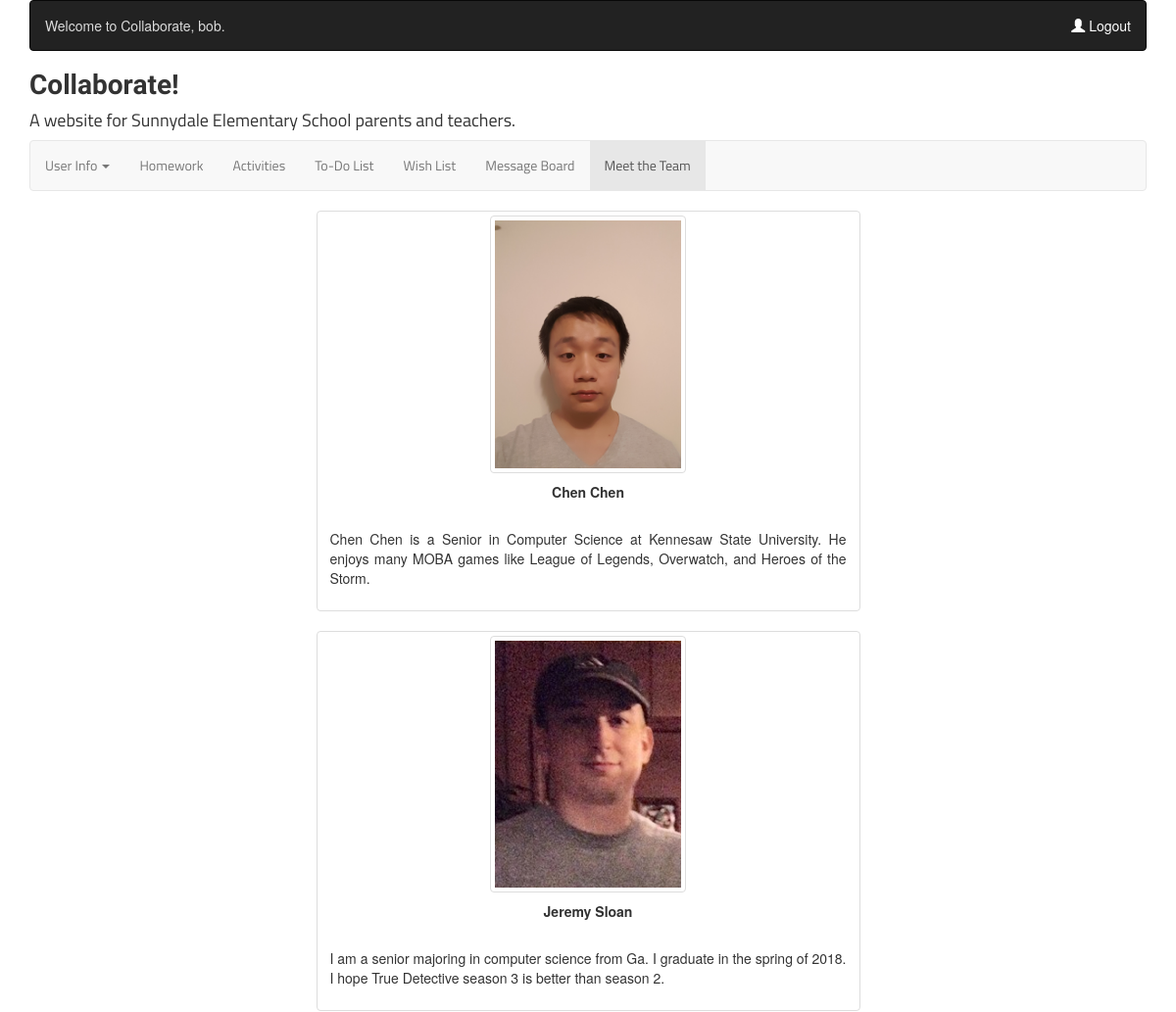
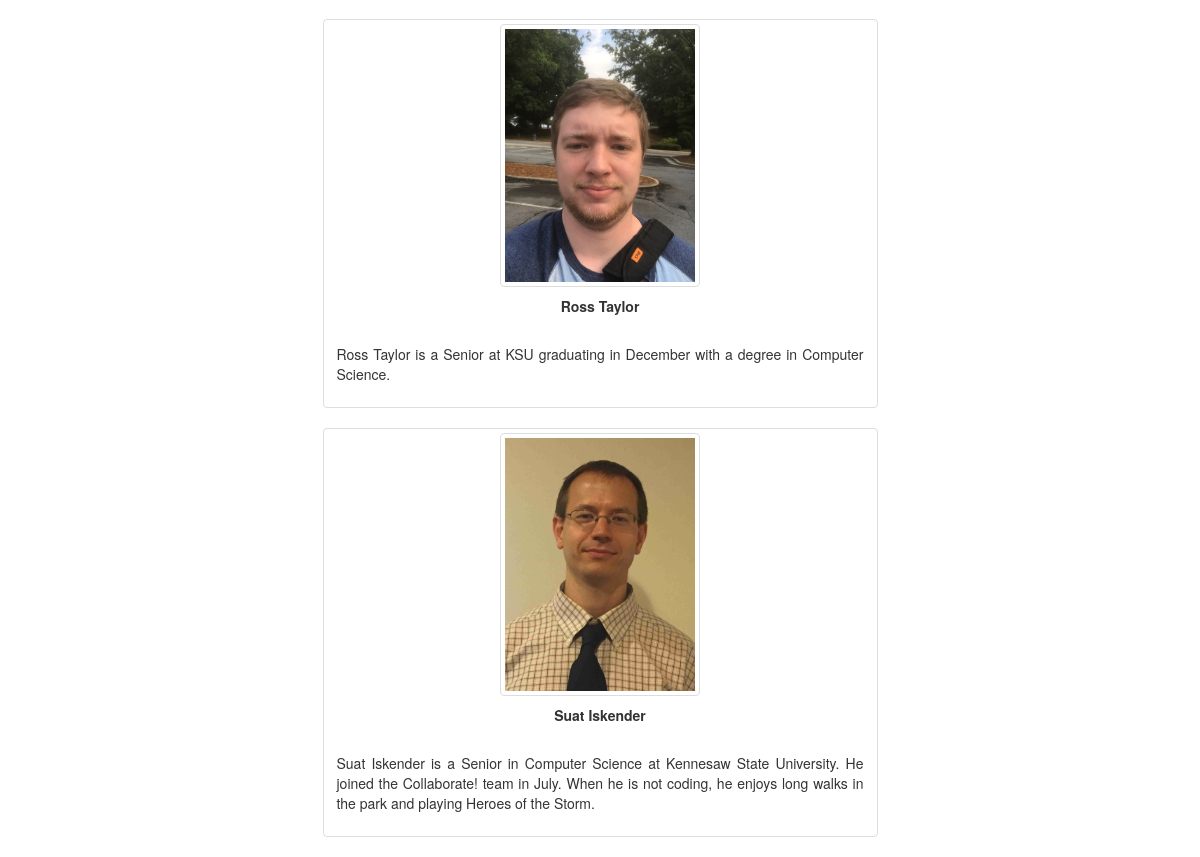
The page /abouttheteam/ (signed in) on the database its author committed (2 pictures, top to bottom).
### pta/models.py (models this page shows, shortened)
class TeamMember(models.Model):
    fullname = models.CharField(max_length=50)
    description = models.CharField(max_length=300)
    imagename = models.CharField(max_length=150)

### pta/views.py (the view)
# urls.py: url(r'^abouttheteam/$', pta_views.meettheteam, name='meettheteam'),
@login_required()
def meettheteam(request):
    myContext = {}
    try:
        teammember_list = TeamMember.objects.all()
    except ParentalUnit.DoesNotExist:
        teammember_list = None
    if teammember_list:
        myContext['teammember_list']=teammember_list
    myContext['nbar'] = 'meettheteam'
    return render(request, 'pta/meettheteam.html', myContext)

### pta/templates/pta/meettheteam.html (shortened to what this page needs)
{% extends "pta/base.html" %}
{% load staticfiles %}
{% block content %}
    {% for person in teammember_list %}
    <div class="row">
        <div class="col-md-3">
        </div>
        <div class="col-md-6">
            <div class="thumbnail">
                <a href="#"><img src="/static/pta/{{ person.imagename }}" class="img-thumbnail" width="200" height="200"
                                 alt="pic of {{ person.fullname }}"></a>
                <div class="caption text-center">
                    <p><strong>{{ person.fullname }}</strong></p>
                </div>
                <div class="caption text-justify">
                    <p>{{ person.description }}</p>
                </div>
            </div>
        </div>
        <div class="col-md-3">
        </div>
    </div>
    {% endfor %}
{% endblock %}

### pta/templates/pta/base.html (shortened to what this page needs)
{% load staticfiles %}
<!DOCTYPE html>
<html lang="en">
<head>
    <link rel="stylesheet" href="https://maxcdn.bootstrapcdn.com/bootstrap/3.3.7/css/bootstrap.min.css">
    <link rel="stylesheet" href="{% static 'pta/styles.css' %}" />
</head>
<body>
<div class="container">
    <header>
        <div id="topHeaderRow">
            <nav class="navbar navbar-inverse">
                <div class="navbar-header">
                    <div class="navbar-text">
                        {% if user.is_authenticated %}
                            Welcome to Collaborate, {{ user.username }}.
                        {% else %}
                            Welcome to Collaborate.  Please log in.
                        {% endif %}
                    </div>
                </div>
                <div class="collapse navbar-collapse" id="topNavbar">
                    <ul class="nav navbar-nav navbar-right">
                        {% if user.is_authenticated %}
                            <li><a href="{% url 'logout' %}"><span class="glyphicon glyphicon-user"></span> Logout</a></li>
                        {% else %}
                            <li><a href="{% url 'login' %}"><span class="glyphicon glyphicon-user"></span> Login</a></li>
                            <li><a href="{% url 'signup' %}"><span class="glyphicon glyphicon-user"></span> Create an account</a></li>
                        {% endif %}
                    </ul>
                </div>
            </nav>
        </div>
    </header>
    {% if user.is_authenticated %}
        <div id="logoRow">
            <h1>Collaborate!</h1>
            <h4>A website for Sunnydale Elementary School parents and teachers.</h4>
        </div>
    {% endif %}
    <div id="mainNavigationRow">
        <nav class="navbar navbar-default">
            <ul class="nav navbar-nav">
                <li class="{% if nbar == 'home' %}active dropdown{% endif %}">
                    <a class="dropdown-toggle" data-toggle="dropdown" href="#">User Info
                        <span class="caret"></span></a>
                </li>
                <li class="{% if nbar == 'homework' %}active{% endif %}"><a href="{% url 'homework' %}">Homework</a></li>
                <li><a href="#">Activities</a></li>
                <li class="{% if nbar == 'todo' %}active{% endif %}"><a href="{% url 'todo' %}">To-Do List</a></li>
                <li class="{% if nbar == 'wishlist' %}active{% endif %}"><a href="{% url 'wishlist' %}">Wish List</a></li>
                <li><a href="#">Message Board</a></li>
                <li class="{% if nbar == 'meettheteam' %}active{% endif %}"><a href="{% url 'meettheteam' %}">Meet the Team</a></li>
            </ul>
        </nav>
    </div>
    {% block content %}
    {% endblock %}
</div>
</body>
</html>

### pta/static/pta/styles.css (style rules this page uses)
div#logoRow h1 { font-family: 'Sriracha', cursive; font-size: 2em; font-weight: bold; margin-top: 0; }
div#mainNavigationRow nav ul, h2, h3, h4, .titillium { font-family: 'Titillium Web', sans-serif; }
div#topHeaderRow div.navbar-text { color: #dbdbdb; }
div#topHeaderRow a { color: white; text-decoration: none; }

### rows shown on the page
TeamMember: imagename (picture), fullname "Chen Chen", description "Chen Chen is a Senior in Computer Science at Kennesaw State University. He enjoys many MOBA games like League of Legends, Overwatch, and Heroes of the Storm."
TeamMember: imagename (picture), fullname "Jeremy Sloan", description "I am a senior majoring in computer science from Ga. I graduate in the spring of 2018. I hope True Detective season 3 is better than season 2."
TeamMember: imagename (picture), fullname "Ross Taylor", description "Ross Taylor is a Senior at KSU graduating in December with a degree in Computer Science."
TeamMember: imagename (picture), fullname "Suat Iskender", description "Suat Iskender is a Senior in Computer Science at Kennesaw State University. He joined the Collaborate! team in July. When he is not coding, he enjoys long walks in the park and playing Heroes of the Storm."

### other values the page prints
{{ user.username }} "bob"
